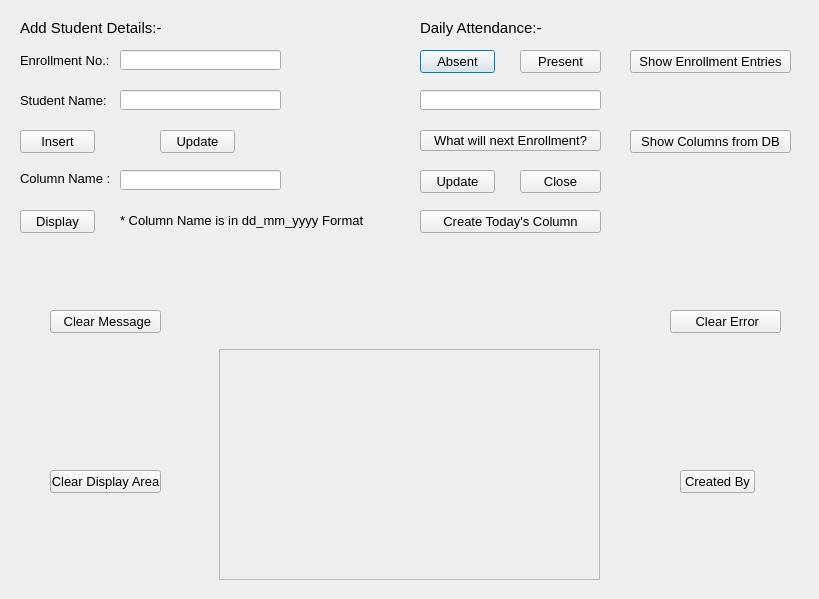
<?xml version="1.0" encoding="UTF-8"?>
<ui version="4.0">
 <class>Dialog</class>
 <widget class="QDialog" name="Dialog">
  <property name="geometry">
   <rect>
    <x>0</x>
    <y>0</y>
    <width>819</width>
    <height>599</height>
   </rect>
  </property>
  <property name="minimumSize">
   <size>
    <width>819</width>
    <height>599</height>
   </size>
  </property>
  <property name="maximumSize">
   <size>
    <width>819</width>
    <height>599</height>
   </size>
  </property>
  <property name="font">
   <font>
    <pointsize>10</pointsize>
   </font>
  </property>
  <property name="windowTitle">
   <string>Attendance System</string>
  </property>
  <widget class="QLabel" name="enrollmentLable">
   <property name="geometry">
    <rect>
     <x>20</x>
     <y>50</y>
     <width>91</width>
     <height>21</height>
    </rect>
   </property>
   <property name="font">
    <font>
     <pointsize>10</pointsize>
    </font>
   </property>
   <property name="text">
    <string>Enrollment No.:</string>
   </property>
  </widget>
  <widget class="QLabel" name="snameLable">
   <property name="geometry">
    <rect>
     <x>20</x>
     <y>90</y>
     <width>91</width>
     <height>21</height>
    </rect>
   </property>
   <property name="font">
    <font>
     <pointsize>10</pointsize>
    </font>
   </property>
   <property name="text">
    <string>Student Name:</string>
   </property>
  </widget>
  <widget class="QLineEdit" name="enrollmentlineEdit">
   <property name="enabled">
    <bool>true</bool>
   </property>
   <property name="geometry">
    <rect>
     <x>120</x>
     <y>50</y>
     <width>161</width>
     <height>20</height>
    </rect>
   </property>
   <property name="font">
    <font>
     <pointsize>10</pointsize>
    </font>
   </property>
  </widget>
  <widget class="QLineEdit" name="snamelineEdit">
   <property name="geometry">
    <rect>
     <x>120</x>
     <y>90</y>
     <width>161</width>
     <height>20</height>
    </rect>
   </property>
   <property name="font">
    <font>
     <pointsize>10</pointsize>
    </font>
   </property>
  </widget>
  <widget class="QPushButton" name="absentButton">
   <property name="geometry">
    <rect>
     <x>420</x>
     <y>50</y>
     <width>75</width>
     <height>23</height>
    </rect>
   </property>
   <property name="font">
    <font>
     <pointsize>10</pointsize>
    </font>
   </property>
   <property name="text">
    <string>Absent</string>
   </property>
  </widget>
  <widget class="QPushButton" name="presentButton">
   <property name="geometry">
    <rect>
     <x>520</x>
     <y>50</y>
     <width>81</width>
     <height>23</height>
    </rect>
   </property>
   <property name="font">
    <font>
     <pointsize>10</pointsize>
    </font>
   </property>
   <property name="text">
    <string>Present</string>
   </property>
  </widget>
  <widget class="QLabel" name="sdetailsLabel">
   <property name="geometry">
    <rect>
     <x>20</x>
     <y>20</y>
     <width>141</width>
     <height>16</height>
    </rect>
   </property>
   <property name="font">
    <font>
     <pointsize>11</pointsize>
    </font>
   </property>
   <property name="text">
    <string>Add Student Details:-</string>
   </property>
  </widget>
  <widget class="QLabel" name="dattendLable">
   <property name="geometry">
    <rect>
     <x>420</x>
     <y>20</y>
     <width>121</width>
     <height>16</height>
    </rect>
   </property>
   <property name="font">
    <font>
     <pointsize>11</pointsize>
    </font>
   </property>
   <property name="text">
    <string>Daily Attendance:-</string>
   </property>
  </widget>
  <widget class="QPushButton" name="nxtenrollButton">
   <property name="geometry">
    <rect>
     <x>420</x>
     <y>130</y>
     <width>181</width>
     <height>21</height>
    </rect>
   </property>
   <property name="text">
    <string>What will next Enrollment?</string>
   </property>
  </widget>
  <widget class="QLabel" name="noticLabel">
   <property name="geometry">
    <rect>
     <x>20</x>
     <y>270</y>
     <width>371</width>
     <height>21</height>
    </rect>
   </property>
   <property name="text">
    <string/>
   </property>
  </widget>
  <widget class="QPushButton" name="insertButton">
   <property name="geometry">
    <rect>
     <x>20</x>
     <y>130</y>
     <width>75</width>
     <height>23</height>
    </rect>
   </property>
   <property name="text">
    <string>Insert</string>
   </property>
  </widget>
  <widget class="QPushButton" name="displayButton">
   <property name="geometry">
    <rect>
     <x>20</x>
     <y>210</y>
     <width>75</width>
     <height>23</height>
    </rect>
   </property>
   <property name="text">
    <string>Display</string>
   </property>
  </widget>
  <widget class="QLabel" name="cnameLable">
   <property name="geometry">
    <rect>
     <x>20</x>
     <y>170</y>
     <width>91</width>
     <height>16</height>
    </rect>
   </property>
   <property name="text">
    <string>Column Name :</string>
   </property>
  </widget>
  <widget class="QLineEdit" name="cnamelineEdit">
   <property name="geometry">
    <rect>
     <x>120</x>
     <y>170</y>
     <width>161</width>
     <height>20</height>
    </rect>
   </property>
  </widget>
  <widget class="QLabel" name="colwarnLable">
   <property name="geometry">
    <rect>
     <x>120</x>
     <y>205</y>
     <width>251</width>
     <height>31</height>
    </rect>
   </property>
   <property name="text">
    <string>* Column Name is in dd_mm_yyyy Format</string>
   </property>
  </widget>
  <widget class="QScrollArea" name="scrollArea">
   <property name="geometry">
    <rect>
     <x>219</x>
     <y>349</y>
     <width>381</width>
     <height>231</height>
    </rect>
   </property>
   <property name="widgetResizable">
    <bool>true</bool>
   </property>
   <widget class="QWidget" name="scrollAreaWidgetContents">
    <property name="geometry">
     <rect>
      <x>0</x>
      <y>0</y>
      <width>379</width>
      <height>229</height>
     </rect>
    </property>
    <widget class="QLabel" name="displayArea">
     <property name="geometry">
      <rect>
       <x>10</x>
       <y>10</y>
       <width>351</width>
       <height>201</height>
      </rect>
     </property>
     <property name="text">
      <string/>
     </property>
    </widget>
   </widget>
  </widget>
  <widget class="QPushButton" name="updtermntButton">
   <property name="geometry">
    <rect>
     <x>420</x>
     <y>170</y>
     <width>75</width>
     <height>23</height>
    </rect>
   </property>
   <property name="text">
    <string>Update</string>
   </property>
  </widget>
  <widget class="QPushButton" name="closeButton">
   <property name="geometry">
    <rect>
     <x>520</x>
     <y>170</y>
     <width>81</width>
     <height>23</height>
    </rect>
   </property>
   <property name="text">
    <string>Close</string>
   </property>
  </widget>
  <widget class="QPushButton" name="ctcButton">
   <property name="geometry">
    <rect>
     <x>420</x>
     <y>210</y>
     <width>181</width>
     <height>23</height>
    </rect>
   </property>
   <property name="text">
    <string>Create Today's Column</string>
   </property>
  </widget>
  <widget class="QLineEdit" name="lineEdit">
   <property name="geometry">
    <rect>
     <x>420</x>
     <y>90</y>
     <width>181</width>
     <height>20</height>
    </rect>
   </property>
  </widget>
  <widget class="QPushButton" name="updtstdButton">
   <property name="geometry">
    <rect>
     <x>160</x>
     <y>130</y>
     <width>75</width>
     <height>23</height>
    </rect>
   </property>
   <property name="text">
    <string>Update</string>
   </property>
  </widget>
  <widget class="QPushButton" name="clearButton">
   <property name="geometry">
    <rect>
     <x>50</x>
     <y>310</y>
     <width>111</width>
     <height>23</height>
    </rect>
   </property>
   <property name="text">
    <string> Clear Message</string>
   </property>
  </widget>
  <widget class="QLabel" name="errorLable">
   <property name="geometry">
    <rect>
     <x>450</x>
     <y>270</y>
     <width>371</width>
     <height>21</height>
    </rect>
   </property>
   <property name="text">
    <string/>
   </property>
  </widget>
  <widget class="QPushButton" name="errorButton">
   <property name="geometry">
    <rect>
     <x>670</x>
     <y>310</y>
     <width>111</width>
     <height>23</height>
    </rect>
   </property>
   <property name="text">
    <string> Clear Error</string>
   </property>
  </widget>
  <widget class="QPushButton" name="seeButton">
   <property name="geometry">
    <rect>
     <x>630</x>
     <y>50</y>
     <width>161</width>
     <height>23</height>
    </rect>
   </property>
   <property name="text">
    <string>Show Enrollment Entries</string>
   </property>
  </widget>
  <widget class="QLabel" name="ermntchk">
   <property name="geometry">
    <rect>
     <x>290</x>
     <y>50</y>
     <width>121</width>
     <height>21</height>
    </rect>
   </property>
   <property name="text">
    <string/>
   </property>
  </widget>
  <widget class="QLabel" name="clmnchk">
   <property name="geometry">
    <rect>
     <x>290</x>
     <y>170</y>
     <width>121</width>
     <height>21</height>
    </rect>
   </property>
   <property name="text">
    <string/>
   </property>
  </widget>
  <widget class="QPushButton" name="scfdButton">
   <property name="geometry">
    <rect>
     <x>630</x>
     <y>130</y>
     <width>161</width>
     <height>23</height>
    </rect>
   </property>
   <property name="text">
    <string>Show Columns from DB</string>
   </property>
  </widget>
  <widget class="QPushButton" name="createdbyButton">
   <property name="geometry">
    <rect>
     <x>680</x>
     <y>470</y>
     <width>75</width>
     <height>23</height>
    </rect>
   </property>
   <property name="text">
    <string>Created By</string>
   </property>
  </widget>
  <widget class="QPushButton" name="pushButton">
   <property name="geometry">
    <rect>
     <x>50</x>
     <y>470</y>
     <width>111</width>
     <height>23</height>
    </rect>
   </property>
   <property name="text">
    <string>Clear Display Area</string>
   </property>
  </widget>
 </widget>
 <resources/>
 <connections/>
</ui>
